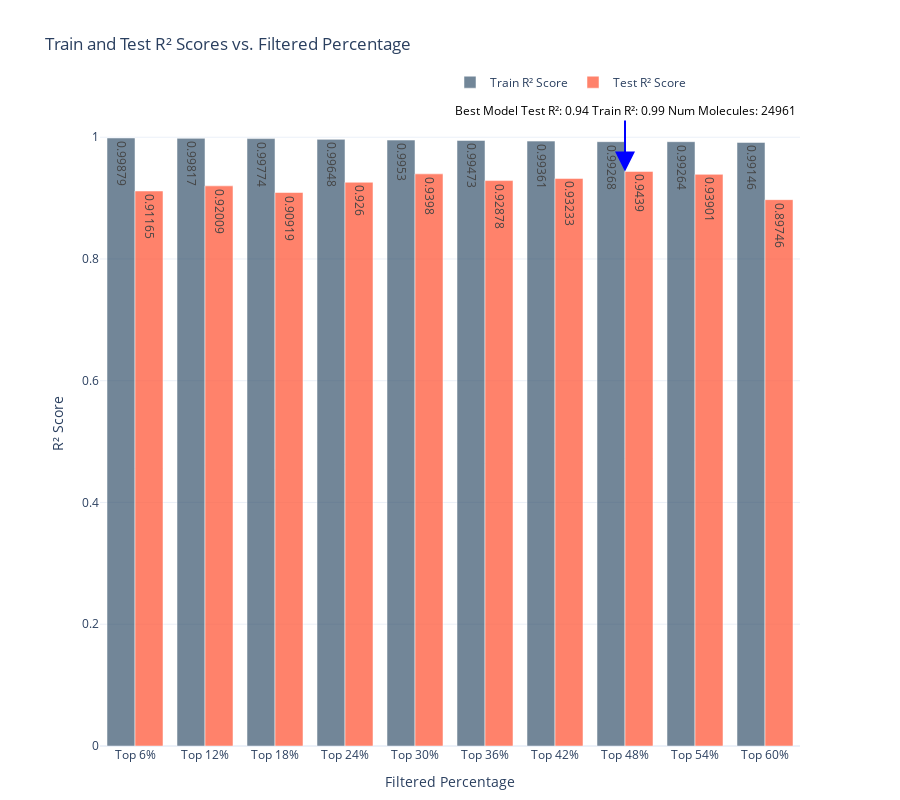

Notebook code cell kept with this figure:
### Code cell
import plotly.graph_objects as go

# Ensure final_results DataFrame is sorted by percentile for better visualization
final_results_sorted = final_results.sort_values(by='percentile_int')

# Calculate the variation between train and test R² scores
final_results_sorted['r2_variation'] = abs(final_results_sorted['train_r2_score'] - final_results_sorted['test_r2_score'])

# Identify the best model with the highest test R² and lowest variation
best_model = final_results_sorted.loc[final_results_sorted['test_r2_score'].idxmax()]

# Create the figure
fig = go.Figure()

# Grouped bar plot for Train and Test R² scores
fig.add_trace(go.Bar(
    x=final_results_sorted['Filtered Percentage'],
    y=final_results_sorted['train_r2_score'],
    name='Train R² Score',
    marker_color='rgba(55, 83, 109, 0.7)',
    text=final_results_sorted['train_r2_score'].round(5),
    textposition='auto'
))

fig.add_trace(go.Bar(
    x=final_results_sorted['Filtered Percentage'],
    y=final_results_sorted['test_r2_score'],
    name='Test R² Score',
    marker_color='rgba(255, 99, 71, 0.8)',
    text=final_results_sorted['test_r2_score'].round(5),
    textposition='auto'
))

# Highlight the best model with an annotation arrow
fig.add_annotation(
    x=best_model['Filtered Percentage'],
    y=best_model['test_r2_score'],
    ax=best_model['Filtered Percentage'],
    ay=best_model['test_r2_score'] + 0.1,  # Adjust this value to position the arrow
    xref='x',
    yref='y',
    axref='x',
    ayref='y',
    text=f"Best Model\nTest R²: {best_model['test_r2_score']:.2f}\nTrain R²: {best_model['train_r2_score']:.2f}\nNum Molecules: {best_model['num_molecules']}",
    showarrow=True,
    arrowhead=2,
    arrowsize=2,
    arrowwidth=2,
    arrowcolor='blue',
    font=dict(size=12, color='black'),
    bgcolor='white'
)

# Update the layout to include the grouped bars
fig.update_layout(
    title='Train and Test R² Scores vs. Filtered Percentage',
    xaxis=dict(
        title='Filtered Percentage',
        tickmode='array',
        tickvals=final_results_sorted['Filtered Percentage'],
    ),
    yaxis=dict(
        title='R² Score',
        showgrid=True,
    ),
    barmode='group',
    legend=dict(
        x=0.5,
        y=1.05,
        orientation='h',
        bgcolor='rgba(255, 255, 255, 0)',
    ),
    template='plotly_white',
    margin=dict(l=100, r=100, t=100, b=50),
    height=800
)

# Display the figure
fig.show()

### Figure 1 — Plotly figure (JSON) as saved in the notebook; plotly's stock layout.template omitted (floating-point values rounded to 4 significant figures)
{"data": [{"marker": {"color": "rgba(55, 83, 109, 0.7)"}, "name": "Train R² Score", "text": [0.9988, 0.9982, 0.9977, 0.9965, 0.9953, 0.9947, 0.9936, 0.9927, 0.9926, 0.9915], "textposition": "auto", "type": "bar", "x": ["Top 6%", "Top 12%", "Top 18%", "Top 24%", "Top 30%", "Top 36%", "Top 42%", "Top 48%", "Top 54%", "Top 60%"], "y": [0.9988, 0.9982, 0.9977, 0.9965, 0.9953, 0.9947, 0.9936, 0.9927, 0.9926, 0.9915]}, {"marker": {"color": "rgba(255, 99, 71, 0.8)"}, "name": "Test R² Score", "text": [0.9116, 0.9201, 0.9092, 0.926, 0.9398, 0.9288, 0.9323, 0.9439, 0.939, 0.8975], "textposition": "auto", "type": "bar", "x": ["Top 6%", "Top 12%", "Top 18%", "Top 24%", "Top 30%", "Top 36%", "Top 42%", "Top 48%", "Top 54%", "Top 60%"], "y": [0.9117, 0.9201, 0.9092, 0.926, 0.9398, 0.9288, 0.9323, 0.9439, 0.939, 0.8975]}], "layout": {"annotations": [{"arrowcolor": "blue", "arrowhead": 2, "arrowsize": 2, "arrowwidth": 2, "ax": "Top 48%", "axref": "x", "ay": 1.044, "ayref": "y", "bgcolor": "white", "font": {"color": "black", "size": 12}, "showarrow": true, "text": "Best Model\nTest R²: 0.94\nTrain R²: 0.99\nNum Molecules: 24961", "x": "Top 48%", "xref": "x", "y": 0.9439, "yref": "y"}], "barmode": "group", "height": 800, "legend": {"bgcolor": "rgba(255, 255, 255, 0)", "orientation": "h", "x": 0.5, "y": 1.05}, "margin": {"b": 50, "l": 100, "r": 100, "t": 100}, "title": {"text": "Train and Test R² Scores vs. Filtered Percentage"}, "xaxis": {"tickmode": "array", "tickvals": ["Top 6%", "Top 12%", "Top 18%", "Top 24%", "Top 30%", "Top 36%", "Top 42%", "Top 48%", "Top 54%", "Top 60%"], "title": {"text": "Filtered Percentage"}}, "yaxis": {"showgrid": true, "title": {"text": "R² Score"}}}}
